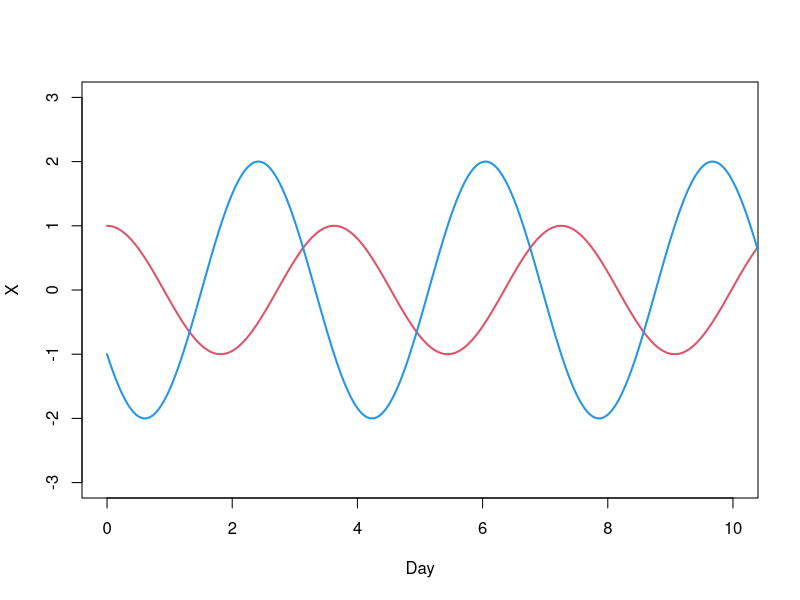

Generate this figure with R:
library(deSolve)

dxdt = function(Time, State, Pars) {
    with( as.list(c(State, Pars)), {
        dX = a1 * x + b1 * y
        dY = a2 * x + b2 * y
        return( list(c(dX,dY)) )   
    })
}

ODE = function( a1=1, b1=2, a2=2, b2=1, x0=1, y0=-1 ) {
    pars = c( a1=a1, b1=b1, a2=a2, b2=b2 )
    init = c( x=x0, y=y0 )
    times = seq(0,500, by=.01)
    out = ode( init, times, dxdt, pars ) 
    
    # Stability analysis
    p = a1 + b2
    q = a1*b2 + a2*b1
    delta = p^2 - 4*q
    list( p=p, q=q, delta=delta ) |> print()
    out
}

out = ODE( a1=1, b1=1, a2=-4, b2=-1, x0=1, y0=-1 )
plot(1, type="n", xlab = "Day", ylab = "X", ylim=c(-3,3), 
     xlim=c(0,10))
lines( out[,1], out[,2], col = 2, lwd=2)
lines( out[,1], out[,3], col = 4, lwd=2)


# cor( out[,2], out[,3] )
ts = out[,1]
ts = ts[ ts > 2.8 & ts < 5.1 ]
i = out[,1] %in% ts
cor( out[i,2], out[i,3] )
